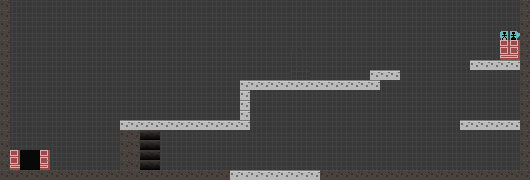

The image is a tile-based game level rendered from a .tmx file. Its description and source (layers, tilesets, objects; grid data summarised) follow:
An orthogonal 53x18 tile map with 10x10 px tiles, 3 tile layers (background, transparent, collision) and 4 objects (3x door, enemy).

<map version="1.2" tiledversion="1.2.4" orientation="orthogonal" renderorder="right-down" width="53" height="18" tilewidth="10" tileheight="10" infinite="0" nextlayerid="7" nextobjectid="26">
 <tileset firstgid="1" name="tiles" tilewidth="10" tileheight="10" spacing="2" margin="2" tilecount="64" columns="8">
  <image source="tiles.png" width="100" height="100" />
 </tileset>
 <layer id="2" name="background" width="53" height="18">
  <properties>
   <property name="noCollision" value="" />
  </properties>
  <data>[954 cells, 954 non-empty, 9 distinct tile ids]</data>
 </layer>
 <layer id="3" name="transparent" width="53" height="18">
  <properties>
   <property name="noCollision" value="" />
  </properties>
  <data>[954 cells, 2 non-empty, 2 distinct tile ids]</data>
 </layer>
 <layer id="1" name="collision" width="53" height="18">
  <data>[954 cells, 147 non-empty, 3 distinct tile ids]</data>
 </layer>
 <objectgroup id="6" name="info">
  <object id="19" type="door" x="294.792" y="61.7917">
   <properties>
    <property name="goTo" value="room4" />
   </properties>
  </object>
  <object id="21" type="enemy" x="149.334" y="132.667" width="365.667" height="15">
   <properties>
    <property name="enemyCount" type="int" value="300" />
   </properties>
  </object>
  <object id="24" type="door" x="503.333" y="42.6666">
   <properties>
    <property name="goTo" value="room3" />
   </properties>
  </object>
  <object id="25" type="door" x="33.6667" y="154.333">
   <properties>
    <property name="goTo" value="room1" />
   </properties>
  </object>
 </objectgroup>
</map>